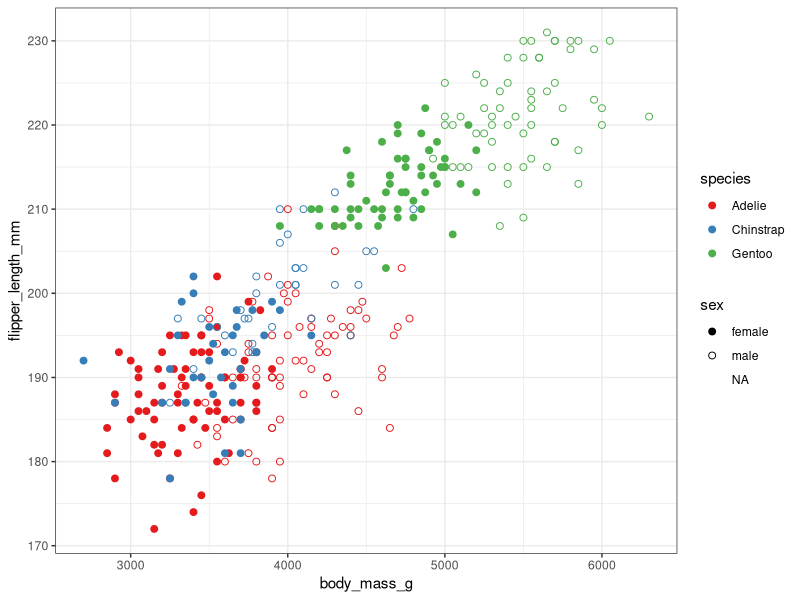
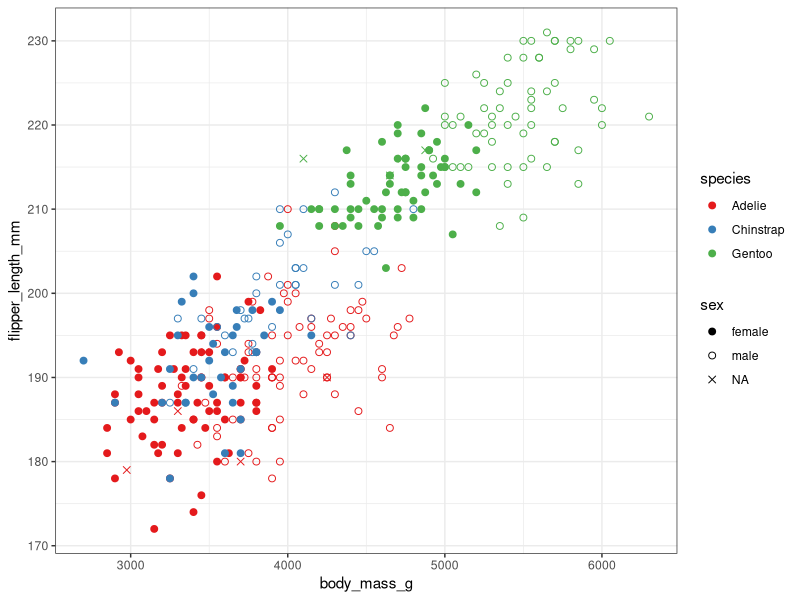
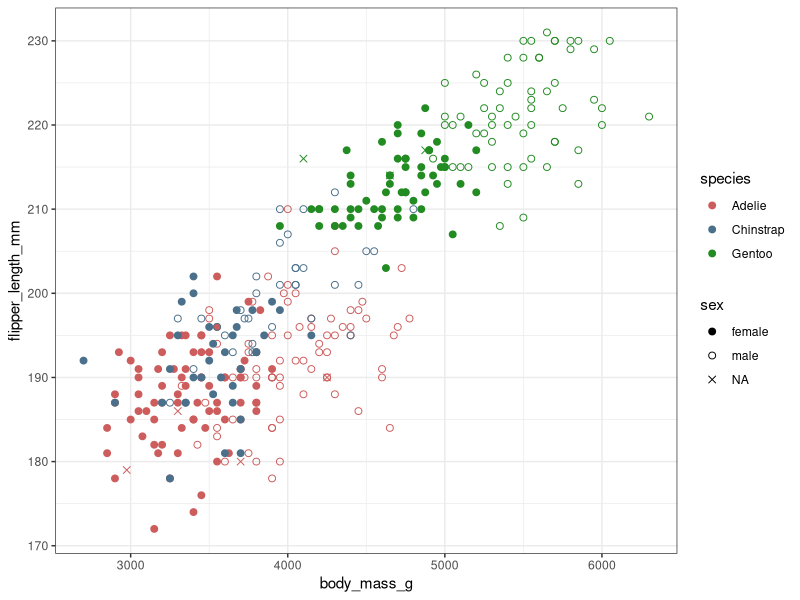
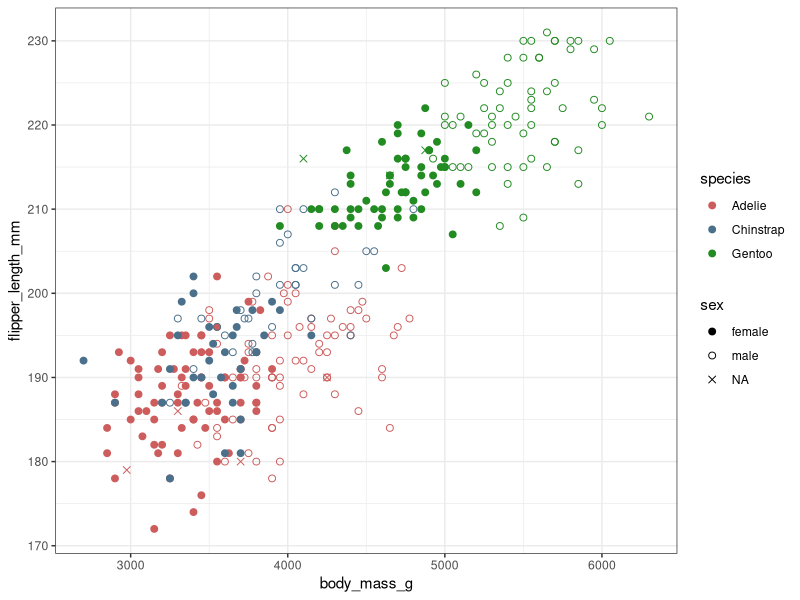
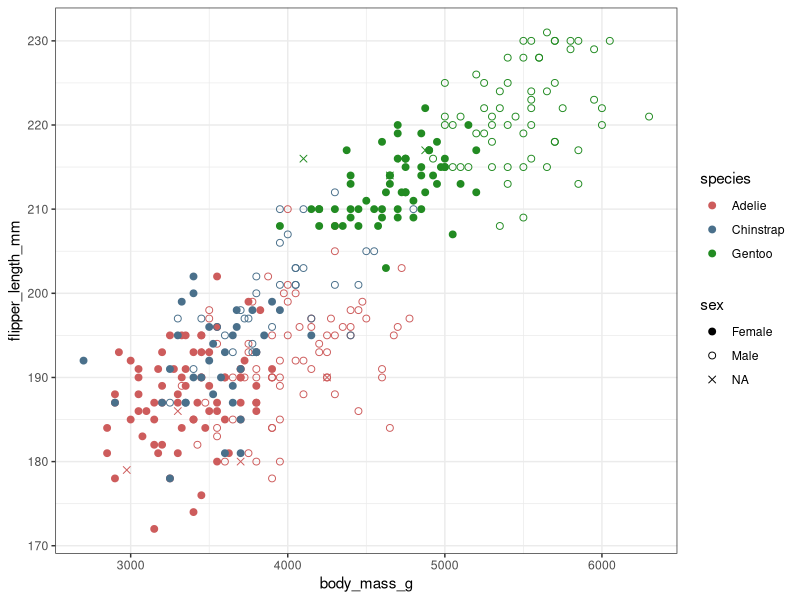
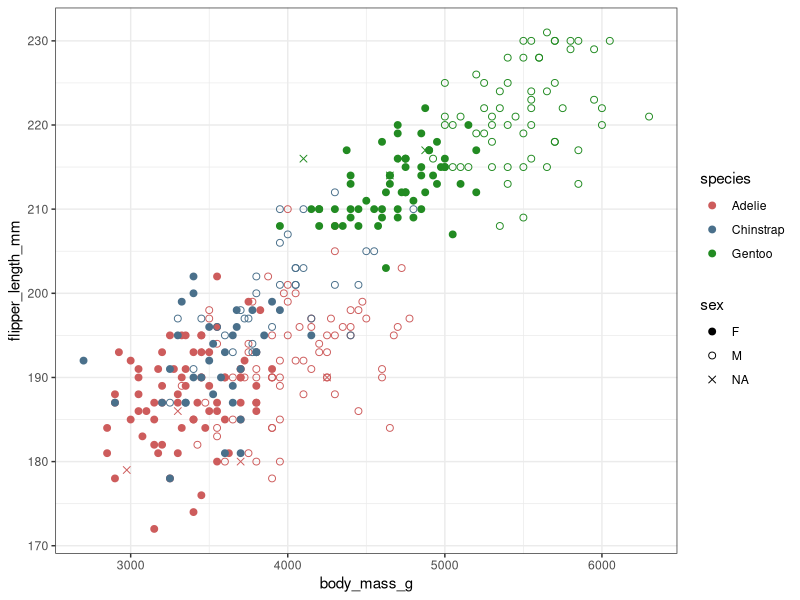
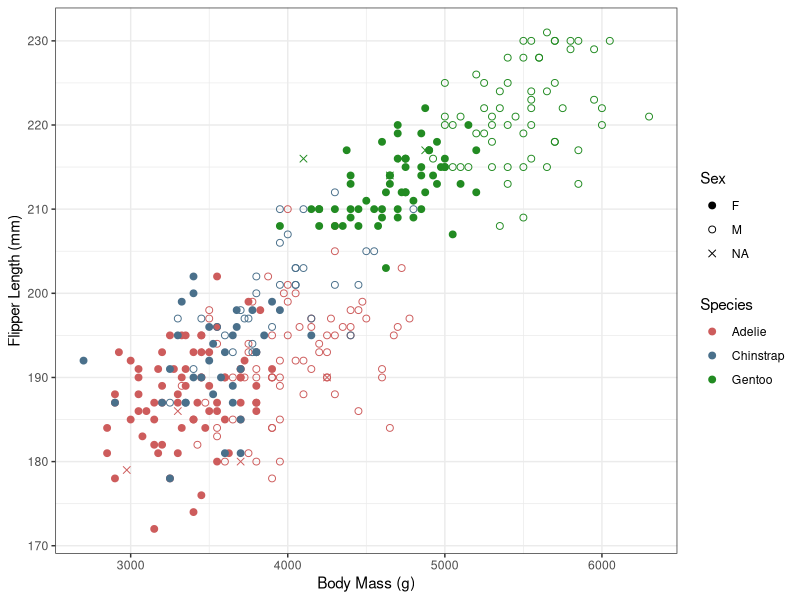
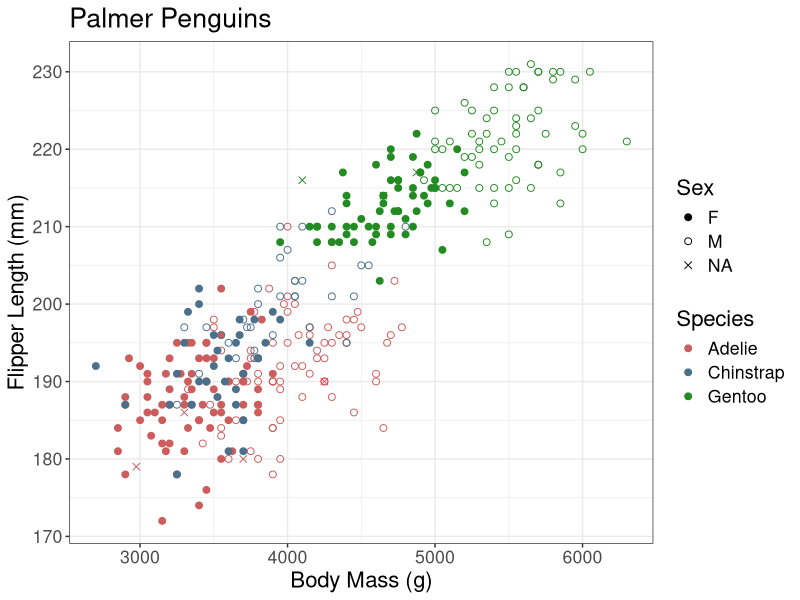

Source code (R) for these figures, in order:
## ---- chunk 1
library(palmerpenguins)
library(tidyverse)
theme_set(theme_bw())
penguins
## ---- chunk 2
#| output-location: column
penguins |>
  ggplot(
    aes(body_mass_g, flipper_length_mm)
  ) +
  geom_point(
    aes(colour = species, shape = sex), 
    size = 2
  ) +
  scale_colour_brewer(palette = "Set1") +
  scale_shape_manual(values = c(19, 1))
## ---- chunk 3
#| code-line-numbers: '11-12|1-13'
#| output-location: column
penguins |>
  ggplot(
    aes(body_mass_g, flipper_length_mm)
  ) +
  geom_point(
    aes(colour = species, shape = sex), 
    size = 2
  ) +
  scale_colour_brewer(palette = "Set1") +
  scale_shape_manual(
    values = c(female = 19, male = 1), 
    na.value = 4
  )
## ---- chunk 4
colours() |> head(20)
## ---- chunk 5
colours() |> str_subset("blue")
## ---- chunk 6
#| code-line-numbers: '10-14|1-19'
#| output-location: column
penguins |>
  ggplot(
    aes(body_mass_g, flipper_length_mm)
  ) +
  geom_point(
    aes(colour = species, shape = sex), 
    size = 2
  ) +
  scale_colour_manual(
    values = c(
      Adelie = "indianred", 
      Chinstrap = "skyblue4",
      Gentoo = "forestgreen"
    )
  ) +
  scale_shape_manual(
    values = c(female = 19, male = 1), 
    na.value = 4
  )
## ---- chunk 7
#| code-line-numbers: '1-5,14|1-18'
#| output-location: column
my_colours <- c(
  Adelie = "indianred", 
  Chinstrap = "skyblue4",
  Gentoo = "forestgreen"
)
penguins |>
  ggplot(
    aes(body_mass_g, flipper_length_mm)
  ) +
  geom_point(
    aes(colour = species, shape = sex), 
    size = 2
  ) +
  scale_colour_manual(values = my_colours) +
  scale_shape_manual(
    values = c(female = 19, male = 1), 
    na.value = 4
  )
## ---- chunk 8
#| code-line-numbers: '11|1-12'
#| fig-show: hide
penguins |>
  ggplot(
    aes(body_mass_g, flipper_length_mm)
  ) +
  geom_point(
    aes(colour = species, shape = sex), size = 2
  ) +
  scale_colour_manual(values = my_colours) +
  scale_shape_manual(
    values = c(female = 19, male = 1), na.value = 4,
    labels = str_to_title
  )
## ---- chunk 9
#| code-line-numbers: '11|1-12'
#| fig-show: hide
penguins |>
  ggplot(
    aes(body_mass_g, flipper_length_mm)
  ) +
  geom_point(
    aes(colour = species, shape = sex), size = 2
  ) +
  scale_colour_manual(values = my_colours) +
  scale_shape_manual(
    values = c(female = 19, male = 1), na.value = 4,
    labels = \(x) x |> str_to_title() |> str_extract("^[MF]")
  )
## ---- chunk 10
#| code-line-numbers: '13-16|1-16'
#| fig-show: hide
penguins |>
  ggplot(
    aes(body_mass_g, flipper_length_mm)
  ) +
  geom_point(
    aes(colour = species, shape = sex), size = 2
  ) +
  scale_colour_manual(values = my_colours) +
  scale_shape_manual(
    values = c(female = 19, male = 1), na.value = 4,
    labels = \(x) x |> str_to_title() |> str_extract("^[MF]")
  ) +
  labs(
    x = "Body Mass (g)", y = "Flipper Length (mm)",
    colour = "Species", shape = "Sex"
  )
## ---- chunk 11
p <- penguins |>
  ggplot(aes(body_mass_g, flipper_length_mm)) +
  geom_point(
    aes(colour = species, shape = sex), size = 2
  ) +
  scale_colour_manual(values = my_colours) +
  scale_shape_manual(
    values = c(female = 19, male = 1), na.value = 4,
    labels = \(x) x |> str_to_title() |> str_extract("^[MF]")
  ) +
  labs(
    x = "Body Mass (g)", y = "Flipper Length (mm)",
    colour = "Species", shape = "Sex"
  ) +
  ggtitle("Palmer Penguins")
## ---- chunk 12
#| code-line-numbers: true
#| output-location: column
## Set the global font size for better 
## readability in presentations and
## publications. Also try the arguments
## family = "serif"
## face = "italic"
p +
  theme(text = element_text(size = 16))
## ---- chunk 13
#| code-line-numbers: '1-8|1-3,7'
#| output-location: column
## `element_text()` can also be applied to 
## individual aspects, e.g. plot.title
## hjust controls horizontal adjustment
p +
  theme(
    text = element_text(size = 16),
    plot.title = element_text(hjust = 0.5)
  )
## ---- chunk 14
#| code-line-numbers: '1-14|1-6,11-13'
#| output-location: column
## The defaults for text don't look great
## when rotating. Modifying placement using
## hjust = 1 (right-aligned) and
## vjust = 0.5 (centre aligned) helps.
## vjust/hjust are always with respect to 
## text direction
p +
  theme(
    text = element_text(size = 16),
    plot.title = element_text(hjust = 0.5),
    axis.text.x = element_text(
      angle = 90, hjust = 1, vjust = 0.5
    )
  )
## ---- chunk 15
#| code-line-numbers: '1-12|1-6,11'
#| output-location: column
## `element_line()` applies to grid-lines
## using panel.grid.
## Setting linetype = 2 will produce
## dashed lines.
## Also try experimenting with colour if
## you like
p +
  theme(
    text = element_text(size = 16),
    plot.title = element_text(hjust = 0.5),
    panel.grid = element_line(linetype = 2)
  )
## ---- chunk 16
#| code-line-numbers: '1,2,7'
#| output-location: column
## Grid lines can be removed using 
## `element_blank()`
p +
  theme(
    text = element_text(size = 16),
    plot.title = element_text(hjust = 0.5),
    panel.grid = element_blank()
  )
## ---- chunk 17
#| code-line-numbers: '1-14|1-3,6-13'
#| output-location: column
## These are rarely required but if
## needed, the plotting region and
## panel with data are set separately
p +
  theme(
    plot.background = element_rect(
      fill = "orange3"
    ),
    panel.background = element_rect(
      fill = "wheat"
    )
  )
## ---- chunk 18
#| code-line-numbers: '1-7|1-3,6'
#| output-location: column
## Legend position can be set as
## "top", "right", "bottom", 
## "left", "none" or "inside"
p +
  theme(
    legend.position = "bottom"
  )
## ---- chunk 19
#| code-line-numbers: '1-16|1-10,13-15'
#| output-location: column
## If placing the legend "inside", the
## position is set using a vector with
## values c(x, y)
## The default is to place the centre of
## the legend at that position.
## Changing the justification from 
## c(0.5 ,0.5) to c(1, 0) 
## (i.e. right, bottom) tells theme which
## part of the legend is placed at the 
## co-ordinates
p +
  theme(
    legend.position = "inside",
    legend.position.inside = c(0.99, 0.01),
    legend.justification.inside = c(1, 0)
  )
